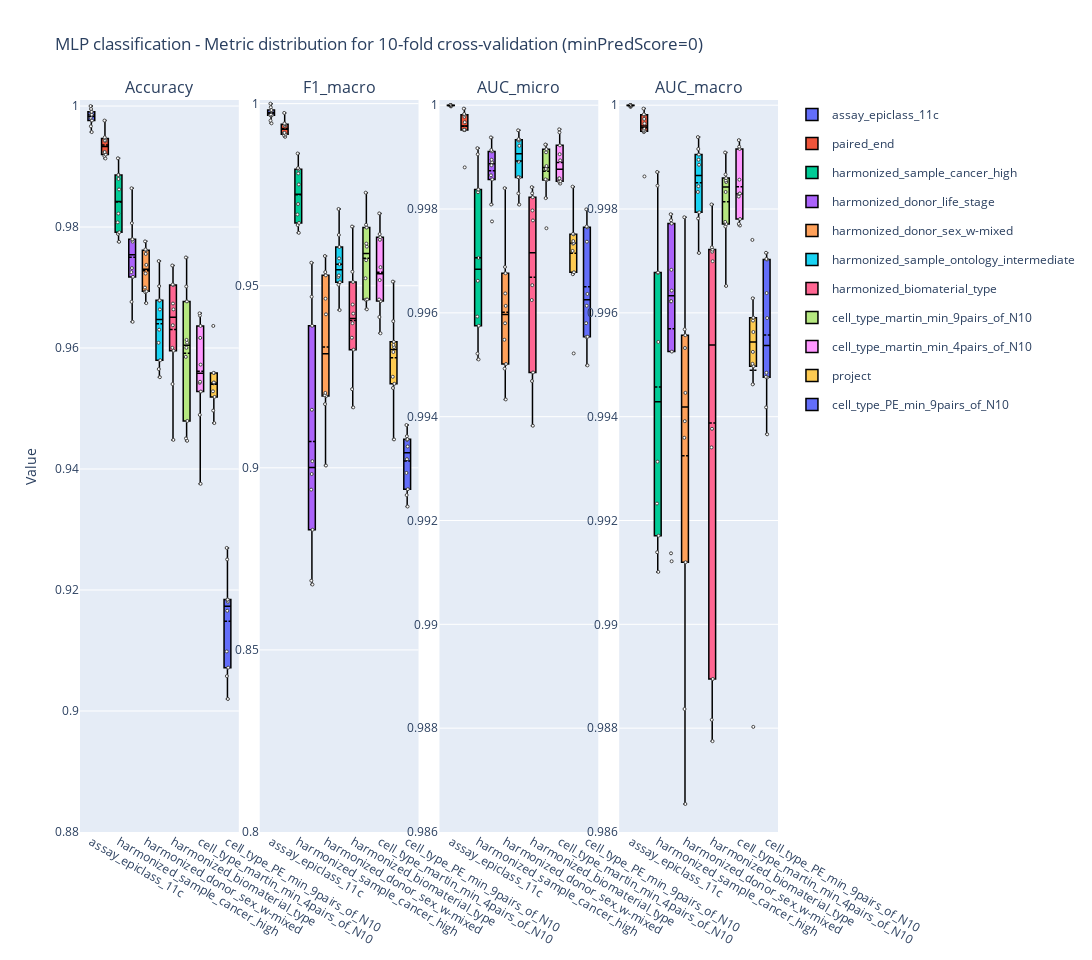
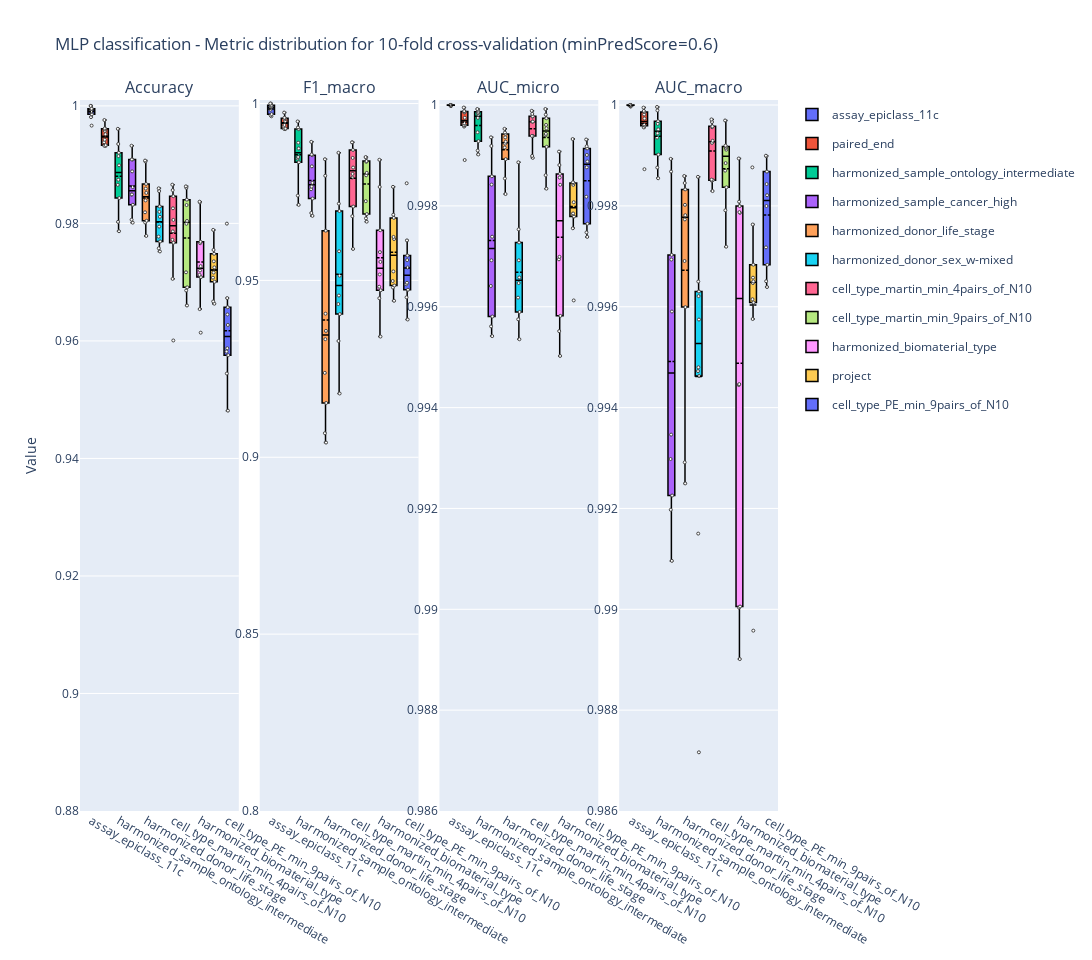
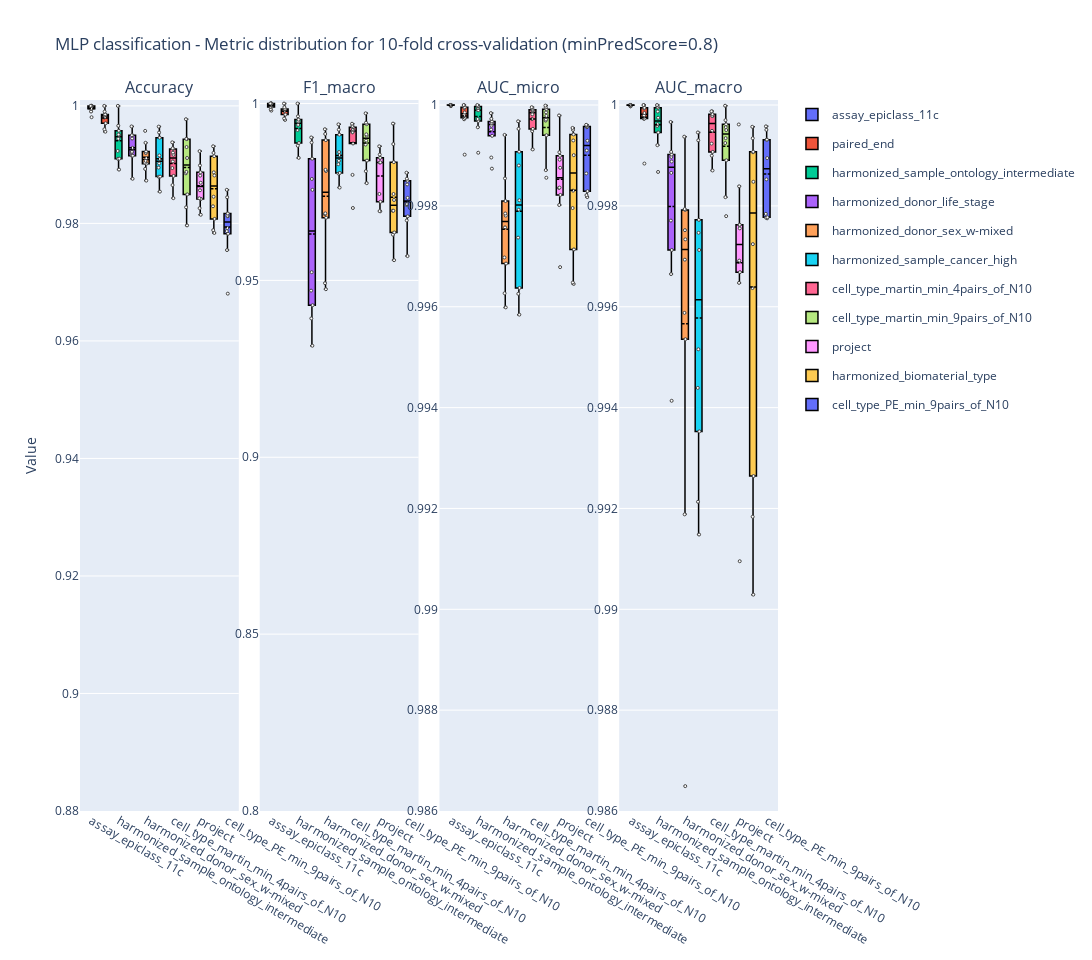

The cell these charts' notebook holds for them, in order:
### Code cell
assert mislabel_corrector

for min_pred_score in [0, 0.6, 0.8]:
    split_results_metrics = split_results_handler.general_split_metrics(
        results_dir,
        merge_assays=True,
        exclude_categories=exclude_categories,
        exclude_names=exclude_names,
        return_type="metrics",
        oversampled_only=True,
        mislabel_corrections=mislabel_corrector,
        verbose=False,
        min_pred_score=min_pred_score,
    )

    metrics_full = ["Accuracy", "F1_macro", "AUC_micro", "AUC_macro"]
    fig_name = f"{hdf5_type}_perf_across_categories_full_minPredScore{min_pred_score}"
    fig_title = f"MLP classification - Metric distribution for 10-fold cross-validation (minPredScore={min_pred_score})"
    sorted_task_names = NN_performance_across_classification_tasks(
        split_results_metrics,  # type: ignore
        sort_by_acc=True,
        metric_names=metrics_full,
        name=fig_name,
        logdir=this_fig_logdir,
        title=fig_title,
    )
